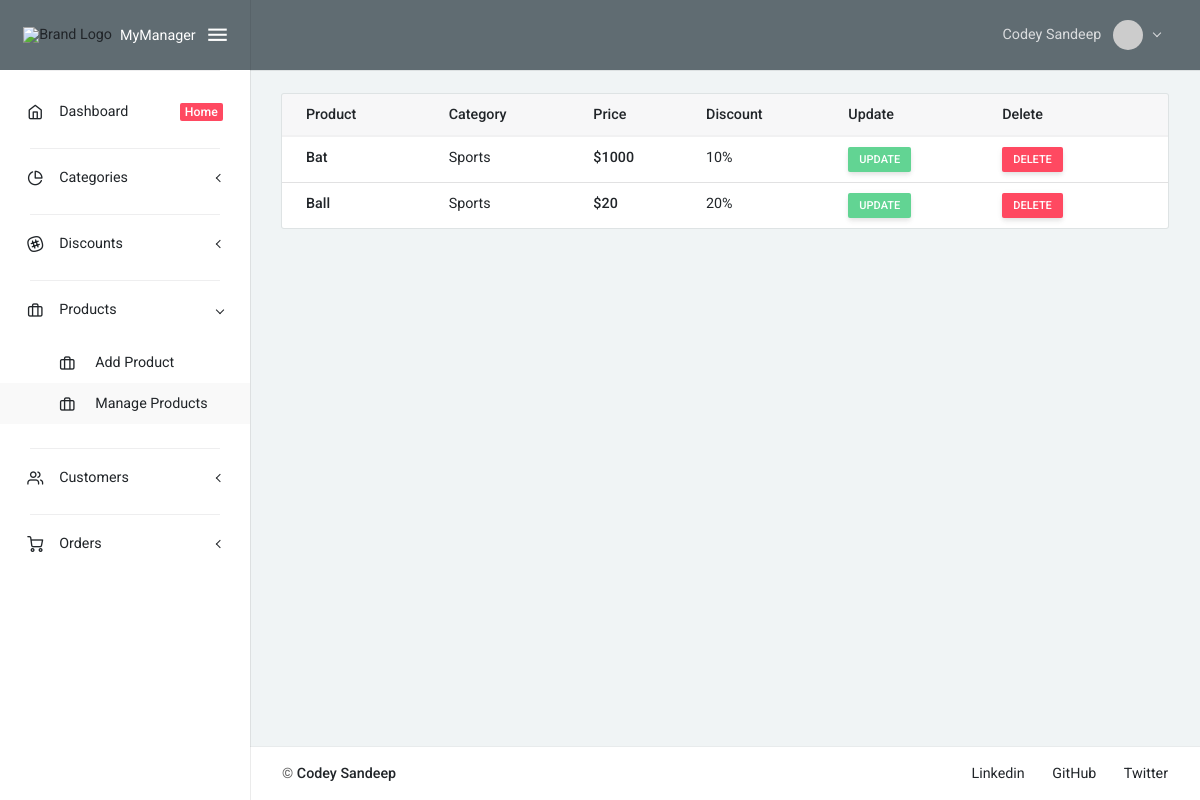
Screenshot of /products/ (signed in) with the database file from the repository.
### cmsApp/models.py (models this page shows, shortened)
class Product(models.Model):
    id = models.AutoField(primary_key=True)
    title = models.CharField(max_length=235, null=True)
    category = models.ForeignKey(Category, on_delete=models.CASCADE)
    price = models.PositiveIntegerField(default=0)
    discount = models.ForeignKey(Discount, on_delete=models.CASCADE)
    date_created = models.DateTimeField(auto_now_add=True)
    class Meta:
        verbose_name_plural = "3. Total Products"

class Category(models.Model):
    id = models.AutoField(primary_key=True)
    title = models.CharField(max_length=235, null=True)
    date_created = models.DateTimeField(auto_now_add=True)
    class Meta:
        verbose_name_plural = '1. Categories of Products'
    def __str__(self):
        return self.title

class Discount(models.Model):
    id = models.AutoField(primary_key=True)
    title = models.CharField(max_length=235, null=True)
    date_created = models.DateTimeField(auto_now_add=True)
    class Meta:
        verbose_name_plural = '2. Discounts on Products'
    def __str__(self):
        return self.title

### cmsApp/views.py (the view)
# urls.py: path('products/', ProductsPageView, name="products_page"),
@login_required(login_url="login_page")
def ProductsPageView(request):
    products = Product.objects.all()
    context = {
        "products": products,
    }
    return render(request, 'products_page.html', context)

### cmsApp/templates/products_page.html (shortened to what this page needs)
{% extends 'base.html' %}
{% block body %}
<div class="card">
    <table class="table card-table">
        <thead class="thead-light">
            <tr>
                <th>Product</th>
                <th>Category</th>
                <th>Price</th>
                <th>Discount</th>
                <th>Update</th>
                <th>Delete</th>
            </tr>
        </thead>
        <tbody>
            {% for product in products %}
            <tr>
                <th>{{product.title}}</th>
                <td>{{product.category}}</td>
                <th>${{product.price}}</th>
                <td>{{product.discount}}</td>
                <td>
                    <a href="{% url 'update_product_page' product.id %}" class="btn btn-success btn-sm">Update</a>
                </td>
                <td>
                    <a href="{% url 'delete_product_page' product.id %}" class="btn btn-danger btn-sm">Delete</a>
                </td>
            </tr>
            {% endfor %}
        </tbody>
    </table>
</div>
{% endblock body %}

### templates/components/navbar.html (shortened to what this page needs)
{% load static %}
<nav class="layout-navbar navbar navbar-expand-lg align-items-lg-center bg-dark container-p-x" id="layout-navbar">
    <div class="navbar-collapse collapse" id="layout-navbar-collapse">
        <div class="navbar-nav align-items-lg-center ml-auto nav-profile">
            <div class="demo-navbar-user nav-item dropdown">
                <a class="nav-link dropdown-toggle" href="#" data-toggle="dropdown">
                    {% if request.user.first_name and request.user.last_name %}
                    <span class="d-inline-flex flex-lg-row-reverse align-items-center align-middle">
                        <img src="https://i.pravatar.cc/300" alt="Random Image" class="d-block ui-w-30 rounded-circle">
                        <span class="px-1 mr-lg-2 ml-2 ml-lg-0">{{request.user.first_name}}
                            {{request.user.last_name}}</span>
                    </span>
                    {% else %}
                    <span class="d-inline-flex flex-lg-row-reverse align-items-center align-middle">
                        <img src="https://i.pravatar.cc/300" alt="Random Image" class="d-block ui-w-30 rounded-circle">
                        <span class="px-1 mr-lg-2 ml-2 ml-lg-0">Codey Sandeep</span>
                    </span>
                    {% endif %}
                </a>
            </div>
        </div>
    </div>
</nav>

### static/css/uikit.css (style rules this page uses)
.ui-w-30 { width: 30px !important; height: auto; }

### static/css/style.css (style rules this page uses)
.card { overflow: scroll; }

### rows the page displays
Product: title "Bat", category "Sports", price "1000", discount "10%"
Product: title "Ball", category "Sports", price "20", discount "20%"

### other values shown
{{ request.user.first_name }} "Codey"
{{ request.user.last_name }} "Sandeep"
